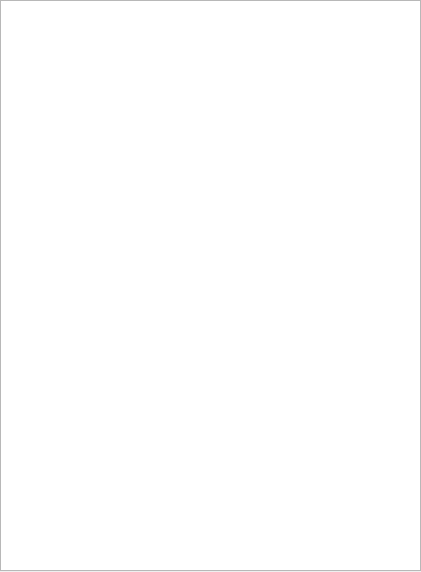
<?xml version="1.0" encoding="UTF-8"?>
<ui version="4.0">
 <class>qtDLGPEBViewClass</class>
 <widget class="QWidget" name="qtDLGPEBViewClass">
  <property name="geometry">
   <rect>
    <x>0</x>
    <y>0</y>
    <width>421</width>
    <height>572</height>
   </rect>
  </property>
  <property name="contextMenuPolicy">
   <enum>Qt::CustomContextMenu</enum>
  </property>
  <property name="windowTitle">
   <string>[ uintDebugger ] - PEB View</string>
  </property>
  <widget class="QWidget" name="verticalLayoutWidget">
   <property name="geometry">
    <rect>
     <x>0</x>
     <y>0</y>
     <width>421</width>
     <height>571</height>
    </rect>
   </property>
   <layout class="QVBoxLayout" name="verticalLayout">
    <item>
     <widget class="QTreeWidget" name="treePEB">
      <property name="columnCount">
       <number>2</number>
      </property>
      <attribute name="headerVisible">
       <bool>false</bool>
      </attribute>
      <column>
       <property name="text">
        <string notr="true">1</string>
       </property>
      </column>
      <column>
       <property name="text">
        <string notr="true">2</string>
       </property>
      </column>
     </widget>
    </item>
   </layout>
  </widget>
 </widget>
 <resources/>
 <connections/>
</ui>
